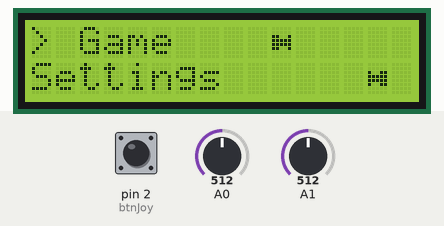
This sketch was run on a simulated Arduino Uno, built with avr-gcc and run on an emulated ATmega328P. On the bench: 16×2 character LCD. Inputs (shaded band) come from the test bench; at power-on: pin 2 (btnJoy) LOW, A1 = 512, A0 = 512. Random numbers use the default seed unless the sketch sets one.

Above: at 1.2 s.
1.3 s: pin 2 (btnJoy) pulled HIGH for 0.15 s
At 3.8 s:
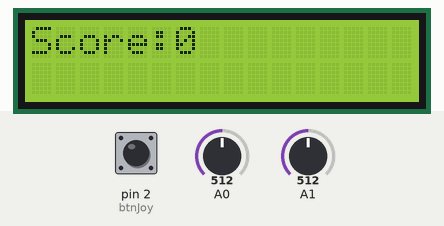
4.1 s: pin 2 (btnJoy) pulled HIGH for 1 s
At 4.5 s:
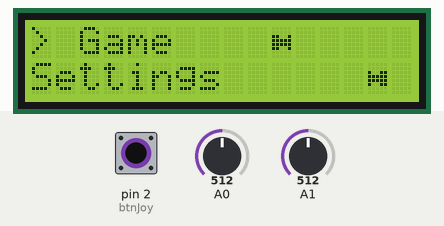
6.6 s: A1 set to 347
8.1 s: A1 set to 329
At 9.2 s:
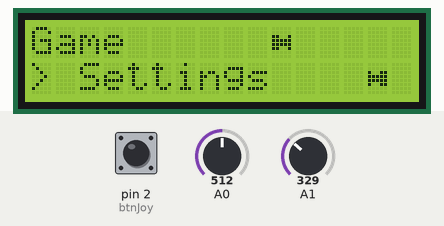
9.6 s: pin 2 (btnJoy) pulled HIGH for 0.15 s
At 10.8 s:
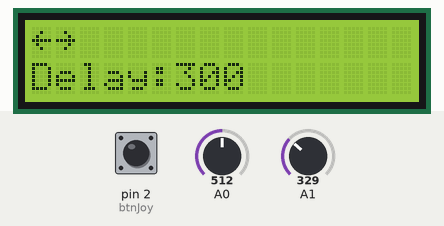
11.2 s: pin 2 (btnJoy) pulled HIGH for 3.2 s
At 11.7 s:
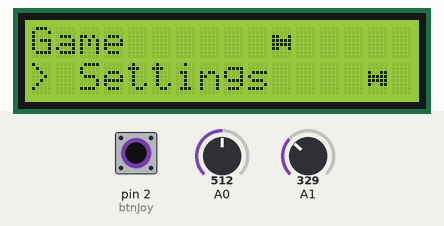
Timing chart, 0 to 14.2 s (numbered marks = the images above; inputs shaded):
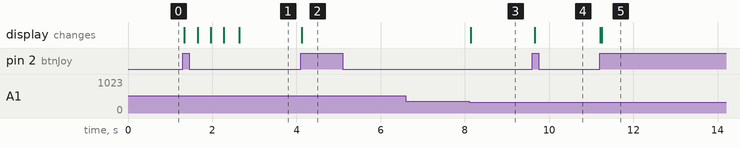

Measured:
- the behaviour switches between 341 and 340 on A1 (found by bisection; images 2 and 3)
- after the input at 1.3 s, the display: first changes at once (image 1 shows a later state)
- after the input at 4.1 s, the display: changes at once (image 2)
- after the input at 6.6 s, every drawn part: stays the same
- after the input at 8.1 s, the display: changes at once (image 3)
- after the input at 9.6 s, the display: changes after 0.05 s (image 4)
- after the input at 11.2 s, the display: first changes at once (image 5 shows a later state)

The sketch:

LcdGame.ino
```cpp
#include <Wire.h>
#include <LiquidCrystal_I2C.h>
LiquidCrystal_I2C lcd(0x27,16,2);

#define xPin 0
#define yPin 1
#define btnJoy 2

#define V1 // Можно изменить на V2. Изменятся механики игры

byte player[] = {
  0x00,
  0x00,
  0x19,
  0x1F,
  0x1F,
  0x19,
  0x00,
  0x00
};
byte enemy[] = {
  0x00,
  0x00,
  0x13,
  0x1F,
  0x1F,
  0x13,
  0x00,
  0x00
};
int config_delay = 300;

void setup()
{
  lcd.init();
  lcd.backlight();
  lcd.createChar(0, player);
  lcd.createChar(1, enemy);
}
void loop()
{
  static int select = 0;

  switch(Joy(yPin)) {
    case -1:
      if (select < 1) select++;
      break;
    case 1:
      if (select > 0) select--;
      break;
  }

  switch(select) {
    case 0:
      lcd.home();
      lcd.print("> Game    ");
      lcd.write(0);
      lcd.setCursor(0, 1);
      lcd.print("Settings      ");
      lcd.write(1);
      break;
    case 1:
      lcd.home();
      lcd.print("Game      ");
      lcd.write(0);
      lcd.setCursor(0, 1);
      lcd.print("> Settings    ");
      lcd.write(1);
  }

  if (btn()) {
    switch(select) {
      case 0:
        game();
        break;
      case 1:
        settings();
        break;
    }
  }
}

int Joy(char pin) {
  int val = analogRead(pin);
  val = map(val, 0, 1023, -1, 2);

  return val;
}
int btn() {
  static bool flag = false;
  static unsigned long long tmr = 0;
  int value = digitalRead(btnJoy);

  if (value && !flag && millis() - tmr > 100) {
    tmr = millis();
    flag = true;
    return 1;
  } else if (!value && flag && millis() - tmr > 100) {
    tmr = millis();
    flag = false;
  }
  return 0;
}

void clear_ch(char x, char y) {
  lcd.setCursor(x, y);
  lcd.print(' ');
}

void out(char ch, char x, char y) {
  lcd.setCursor(x, y);
  lcd.write(ch);
}

#ifdef V1
int game() {
  lcd.clear();
  unsigned int score = 0;

  char x = 0, y = 0;
  char cars[3][2] = {{5, 0}, {10, 1}, {15, 0}};

  unsigned long long int tmr_col = 0;
  int delay_col = config_delay;

  bool is_yJoy = false;
  bool is_game = true;
  while (is_game) {
    if (btn()) break;

    int xJoy = Joy(xPin);
    int yJoy = Joy(yPin);
    // Работа с игроком
    if (!is_yJoy) {
      if (yJoy != 0) {
        clear_ch(x, y);

        if (yJoy < 0 && y < 1) y++;
        else if (yJoy > 0 && y > 0) y--;

        is_yJoy = true;
      }
    } else if (is_yJoy && yJoy == 0) is_yJoy = false;
    out(0, x, y); // Выводим игрока

    if (xJoy > 0) {
      if (delay_col > 50) delay_col--;
    } else if (xJoy < 0 ) {
      if (delay_col < 1000) delay_col++;
    }

    // Работа с препятствиями
    for (int i = 0; i < 3 && millis() - tmr_col > delay_col; i++) {
      if (cars[i][0] > 0) {
        clear_ch(cars[i][0], cars[i][1]);
        cars[i][0] -= 1;
      } else {
        clear_ch(0, cars[i][1]);
        cars[i][0] = 15;
        cars[i][1] = random(2);

        score++;
      }
      out(1, cars[i][0], cars[i][1]); // Выводим препятствия

      if (i == 2) tmr_col = millis();
    }
    for (int i = 0; i < 3; i++) {
      if (cars[i][0] == x && cars[i][1] == y) is_game = false; // Проверка столкновения
    }
  }
  lcd.clear();
  lcd.print("Score:"); lcd.print(score);
  while (!btn()) {} // Ждём нажатие кнопки

  return 0;
}
#else ifdef V2
int game() {
  lcd.clear();
  unsigned int score = 0;

  char x = 0, y = 0; // Координаты игрока
  char cars[3][2] = {{5, 0}, {10, 1}, {15, 0}}; // Координаты объектов

  unsigned long long int tmr_col = 0;
  int delay_col = config_delay;

  bool is_Joy = false;
  bool is_game = true;
  while (is_game) {
    if (btn()) break;
    int xJoy = Joy(xPin);
    int yJoy = Joy(yPin);

    // Работа с игроком
    if (!is_Joy) {
      if (xJoy != 0) {
        clear_ch(x, y);

        if (xJoy < 0 && x > 0) x--;
        else if (xJoy > 0 && x < 15) x++;
        is_Joy = true;
      }
      if (yJoy != 0) {
        clear_ch(x, y);

        if (yJoy < 0 && y < 1) y++;
        else if (yJoy > 0 && y > 0) y--;

        is_Joy = true;
      }
    } else if (is_Joy && xJoy == 0 && yJoy == 0) is_Joy = false;
    out(0, x, y); // Выводим игрока

    // Работа с препятствиями
    for (int i = 0; i < 3 && millis() - tmr_col > delay_col; i++) {
      if (cars[i][0] > 0) {
        clear_ch(cars[i][0], cars[i][1]);
        cars[i][0] -= 1;
      } else {
        clear_ch(0, cars[i][1]);
        cars[i][0] = 15;
        cars[i][1] = random(2);

        score++;
      }
      out(1, cars[i][0], cars[i][1]); // Выводим препятствия

      if (i == 2) tmr_col = millis();
    }

    // Проверка столкновения
    for (int i = 0; i < 3; i++) {
      if (cars[i][0] == x && cars[i][1] == y) is_game = false;
    }
  }
  lcd.clear();
  lcd.print("Score:"); lcd.print(score);
  while (!btn()) {} // Ждём нажатие кнопки
  lcd.clear();
  return 0;
}
#endif

int settings() {
  lcd.clear();
  while (1) {
    if (btn()) break;
    lcd.home();
    lcd.write(127);
    lcd.write(126);

    lcd.setCursor(0, 1);
    lcd.print("Delay:");
    lcd.setCursor(6, 1);
    lcd.print(config_delay); lcd.print("       ");

    switch(Joy(0)) {
      case -1:
        if (config_delay > 100) config_delay -= 25;
        break;
      case 1:
        if (config_delay < 1000) config_delay += 25;
        break;
    }
  }
  lcd.clear();
  return 0;
}
```
